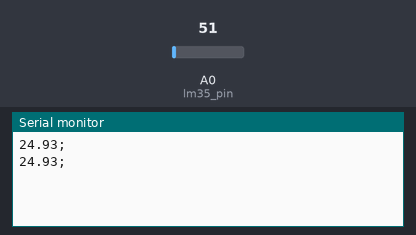
The sketch below on a simulated Arduino Uno, built with avr-gcc and run on an emulated ATmega328P. Shown: the last lines printed to the serial monitor. The test bench sets the inputs (shaded band); at power-on: A0 (lm35_pin) = 51.

Above: at 2.8 s.
2.9 s: A0 (lm35_pin) set to 61
At 5.2 s:
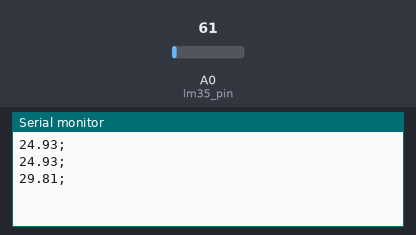
5.6 s: A0 (lm35_pin) set to 71
At 6.9 s:
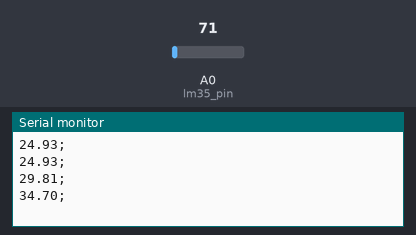
Timing chart, 0 to 8.6 s (numbered marks = the images above; inputs shaded):
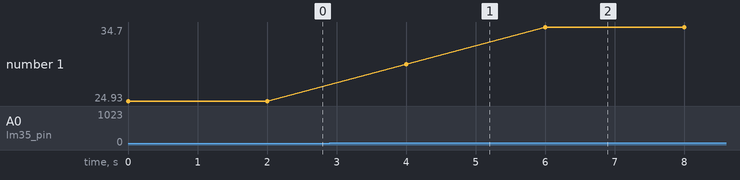

Measured:
- after the input at 2.9 s, the serial monitor: prints a new line after 1.1 s (image 1)
- after the input at 5.6 s, the serial monitor: prints a new line after 0.40 s (image 2)
- plotted number 1: 24.93 → 29.81 after the input at 2.9 s, 29.81 → 34.7 after the input at 5.6 s

The sketch:

cerveja.ino
```cpp
#include "DHT.h"
#define dht_type DHT11 //define qual o tipo de sensor DHTxx que se está
/**
* Configurações iniciais sobre os sensores
* DHT11, LM35, LDR5 e TCRT5000
*/
int dht_pin = A2;
DHT dht_1 = DHT(dht_pin, dht_type); //pode-se configurar diversos
int lm35_pin = A0, leitura_lm35 = 0;
float temperatura;

void setup()
{
Serial.begin(9600);
dht_1.begin();
}

void loop()
{
/**
* Bloco do DHT11
*/
leitura_lm35 = analogRead(lm35_pin);
temperatura = leitura_lm35 * (5.0/1023) * 100;
Serial.print(temperatura);
Serial.println(";");
delay(2000);
}
```
